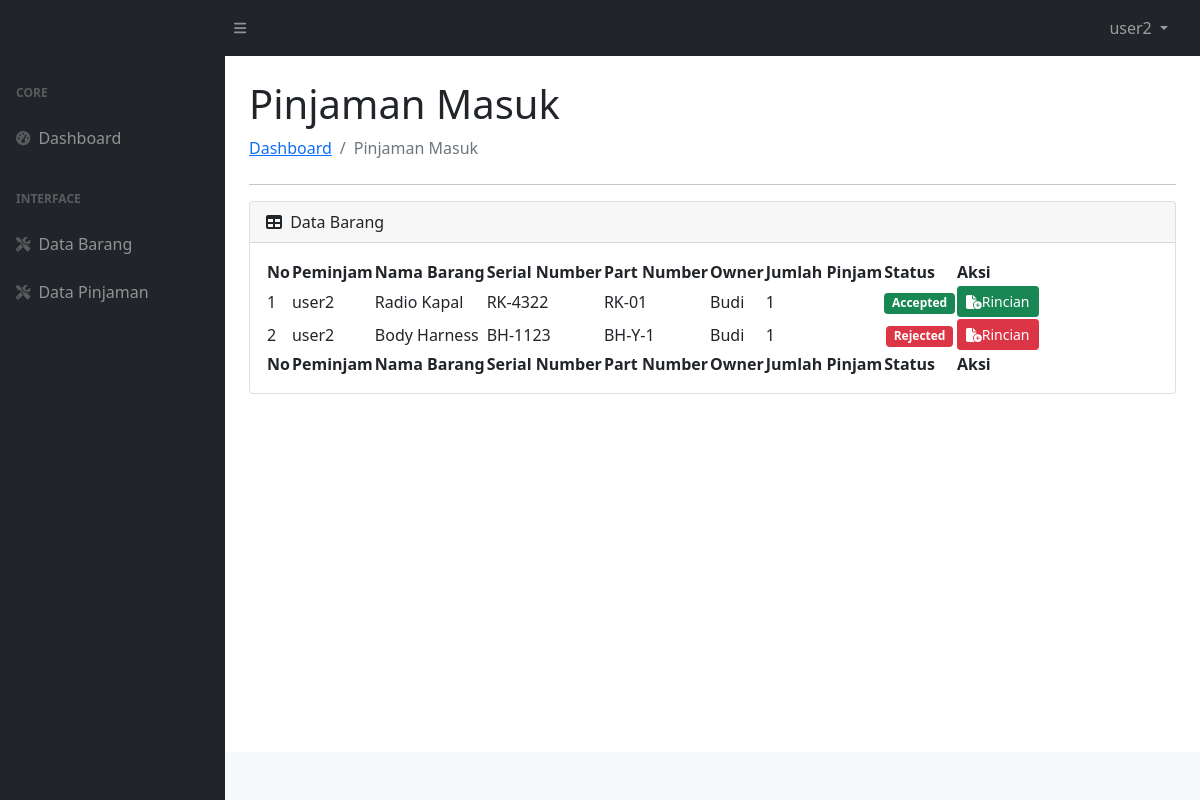
Page /user/data_pinjaman.php (signed in) on the committed database.
### tables this page shows
CREATE TABLE `data_pinjaman` (
  `id_pinjaman` int(11) NOT NULL,
  `id_barang` int(11) NOT NULL,
  `nama_barang` varchar(255) NOT NULL,
  `serial_number` varchar(255) NOT NULL,
  `part_number` varchar(255) NOT NULL,
  `nama_owner` varchar(255) NOT NULL,
  `kondisi_barang` enum('Bagus','Rusak') NOT NULL,
  `lokasi_barang` varchar(255) NOT NULL,
  `jumlah_pinjam` int(11) NOT NULL,
  `jumlah_barang` int(11) NOT NULL,
  `mulai_pinjam` date NOT NULL,
  `selesai_pinjam` date NOT NULL,
  `id_user` int(11) NOT NULL,
  `username` varchar(255) NOT NULL,
  `status_pinjam` enum('Pending','Setuju','Tolak') NOT NULL,
  `komentar` varchar(255) DEFAULT NULL,
  `gambar_barang` varchar(255) NOT NULL
);

### user/data_pinjaman.php (the view, shortened to what this page needs)
<?php
require_once("header.php")
?>
<div id="layoutSidenav_content">
    <main>
        <div class="container-fluid px-4">
            <h1 class="mt-4">Pinjaman Masuk</h1>
            <ol class="breadcrumb mb-4">
                <li class="breadcrumb-item"><a href="dashboard_admin.php">Dashboard</a></li>
                <li class="breadcrumb-item active">Pinjaman Masuk</li>
            </ol>
            <hr>
            <div class="card mb-4">
                <div class="card-header">
                    <i class="fas fa-table me-1"></i>
                    Data Barang
                </div>
                <div class="card-body">
                    <table id="datatablesSimple">
                        <thead>
                            <tr>
                                <th>No</th>
                                <th>Peminjam</th>
                                <th>Nama Barang</th>
                                <th>Serial Number</th>
                                <th>Part Number</th>
                                <th>Owner</th>
                                <th>Jumlah Pinjam</th>
                                <th>Status</th>
                                <th>Aksi</th>
                            </tr>
                        </thead>
                        <tfoot>
                            <tr>
                                <th>No</th>
                                <th>Peminjam</th>
                                <th>Nama Barang</th>
                                <th>Serial Number</th>
                                <th>Part Number</th>
                                <th>Owner</th>
                                <th>Jumlah Pinjam</th>
                                <th>Status</th>
                                <th>Aksi</th>
                            </tr>
                        </tfoot>
                        <tbody>
                            <?php
                            $no = 1;
                            $iduser = $_SESSION['id_user'];
                            $data_pinjaman = mysqli_query($koneksi, "SELECT * FROM data_pinjaman WHERE id_user = $iduser ");
                            while ($dp = mysqli_fetch_array($data_pinjaman)) {
                                $nama_barang = $dp['nama_barang'];
                                $serial_number = $dp['serial_number'];
                                $part_number = $dp['part_number'];
                                $nama_owner = $dp['nama_owner'];
                                $jumlah_pinjam = $dp['jumlah_pinjam'];
                                $peminjam = $dp['username'];
                                $status_pinjam = $dp['status_pinjam'];
                            ?>
                                <tr>
                                    <td><?= $no++; ?></td>
                                    <td><?= $peminjam; ?></td>
                                    <td><?= $nama_barang; ?></td>
                                    <td><?= $serial_number; ?></td>
                                    <td><?= $part_number; ?></td>
                                    <td><?= $nama_owner; ?></td>
                                    <td><?= $jumlah_pinjam; ?></td>
                                    <td>
                                        <center>
                                            <?php if ($status_pinjam == 'Pending') {
                                                echo "<span class='badge bg-secondary'>Pending</span>";
                                            } else if ($status_pinjam == 'Setuju') {
                                                echo "<span class='badge bg-success'>Accepted</span>";
                                            } else if ($status_pinjam == 'Tolak') {
                                                echo "<span class='badge bg-danger'>Rejected</span>";
                                            }
                                            ?>
                                        </center>
                                    </td>
                                    <td>
                                        <center>
                                            <?php
                                            $pending = "pending";
                                            $setuju = "setuju";
                                            $tolak = "tolak";
                                            $ip = $dp['id_pinjaman'];
                                            $acc = $setuju . $ip;
                                            $rjct = $tolak . $ip;
                                            $pndg = $pending . $ip;
                                            if ($status_pinjam == 'Pending') {
                                                echo "<button class='btn btn-secondary btn-sm' data-bs-toggle='modal' data-bs-target='#$pndg'><i class='fa-solid fa-file-circle-plus'></i>Rincian</button>
                                                          ";
                                            } else if ($status_pinjam == 'Setuju') {
                                                echo "<button class='btn btn-success btn-sm' data-bs-toggle='modal' data-bs-target='#$acc'><i class='fa-solid fa-file-circle-plus'></i>Rincian</button>
                                                          </button>
                                                          ";
                                            } else if ($status_pinjam == 'Tolak') {
                                                echo "<button class='btn btn-danger btn-sm' data-bs-toggle='modal' data-bs-target='#$rjct'><i class='fa-solid fa-file-circle-plus'></i>Rincian</button>
                                                </button>
                                                          ";
                                            } ?>
                                        </center>
                                    </td>
                                </tr>
                            <?php } ?>
                        </tbody>
                    </table>
                </div>
            </div>
        </div>
    </main>
    <?php
    require_once("footer.php")
    ?>

### rows in the picture
data_pinjaman: username "user2", nama_barang "Radio Kapal", serial_number "RK-4322", part_number "RK-01", nama_owner "Budi", jumlah_pinjam "1", status_pinjam "Accepted"
data_pinjaman: username "user2", nama_barang "Body Harness", serial_number "BH-1123", part_number "BH-Y-1", nama_owner "Budi", jumlah_pinjam "1", status_pinjam "Rejected"

### other values in the picture
$_SESSION['username'] "user2"
